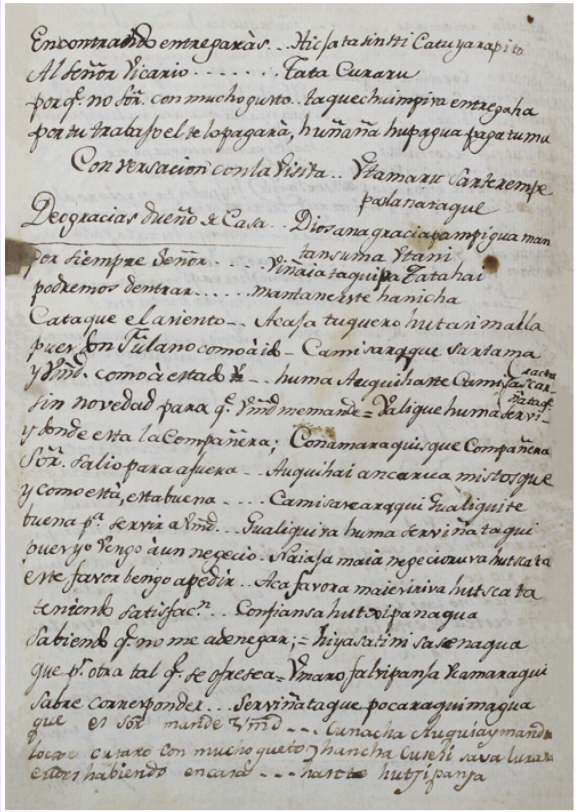
#> input picture texto.png, 576 x 812 px
$ jupyter execute --allow-errors proyecto.ipynb   (older library calls are emulated)
#> lines starting #> are read from the running program, lines starting #| are printed output that depends on the picture; after the words box and inside, x2 and y2 are one past the last pixel; in counts of white or black regions, pixels touching at a corner belong together
# Generate Image

[cell 1]
import cv2
import numpy as np
import matplotlib.pyplot as plt

image_path = "./texto.png"
img = cv2.imread(image_path, cv2.IMREAD_GRAYSCALE)
#> img: shape (812, 576); min 23, max 255, mean 181.3

if img is not None:
    laplacian = cv2.Laplacian(img, cv2.CV_64F)
    laplacian = np.uint8(np.absolute(laplacian))
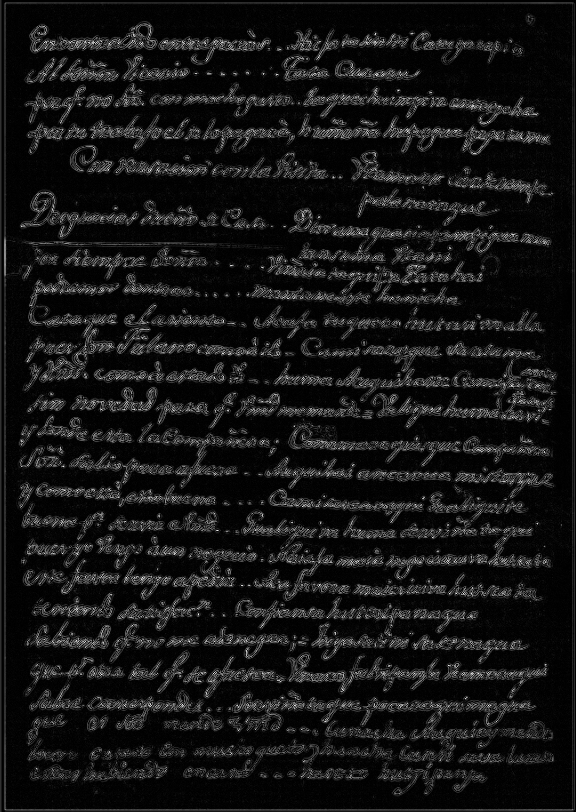
#> laplacian: shape (812, 576); min 0, max 255, mean 20.8

    fig, axes = plt.subplots(1, 2, figsize=(10, 5))

    axes[0].imshow(img, cmap='gray')
    axes[0].set_title("Imagen Original")
    axes[0].axis('off')

    axes[1].imshow(laplacian, cmap='gray')
    axes[1].set_title("Filtro Laplaciano Aplicado")
    axes[1].axis('off')

    plt.tight_layout()
    plt.show()
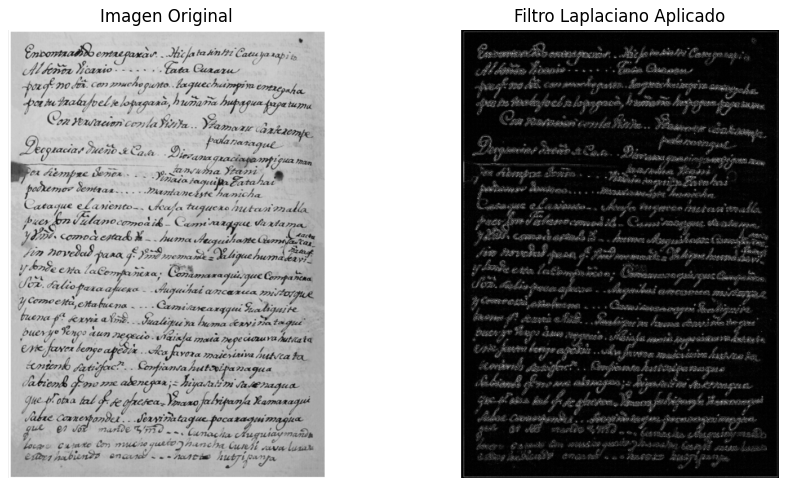
#> figure drawn by matplotlib, 2 panels
else:
    print("Error: No se pudo cargar la imagen.")

### Cargar imagen en escala de grises

[cell 2]
if img is not None:
    # Aplicar filtro Gaussiano para reducir ruido antes de Otsu
    blurred = cv2.GaussianBlur(img, (5, 5), 0)
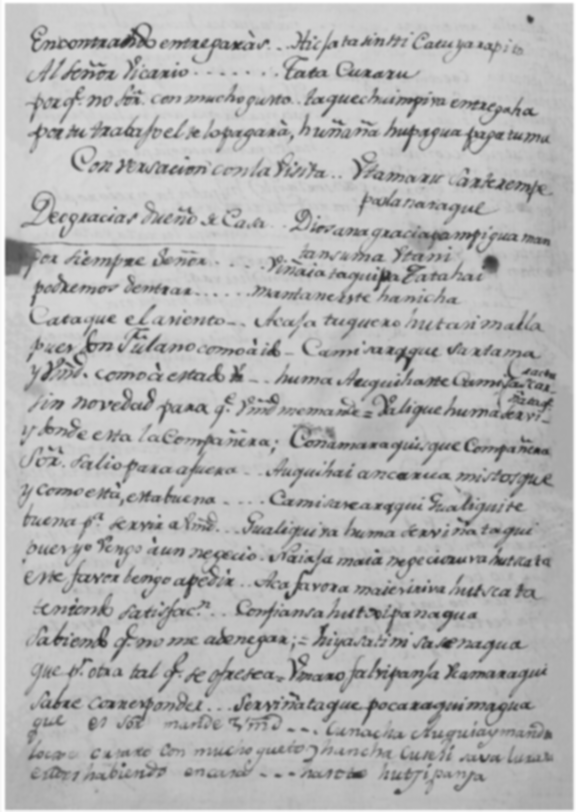
#> blurred: shape (812, 576); min 35, max 255, mean 181.3

    # Aplicar binarización Otsu
    _, binary_img = cv2.threshold(blurred, 0, 255, cv2.THRESH_BINARY + cv2.THRESH_OTSU)
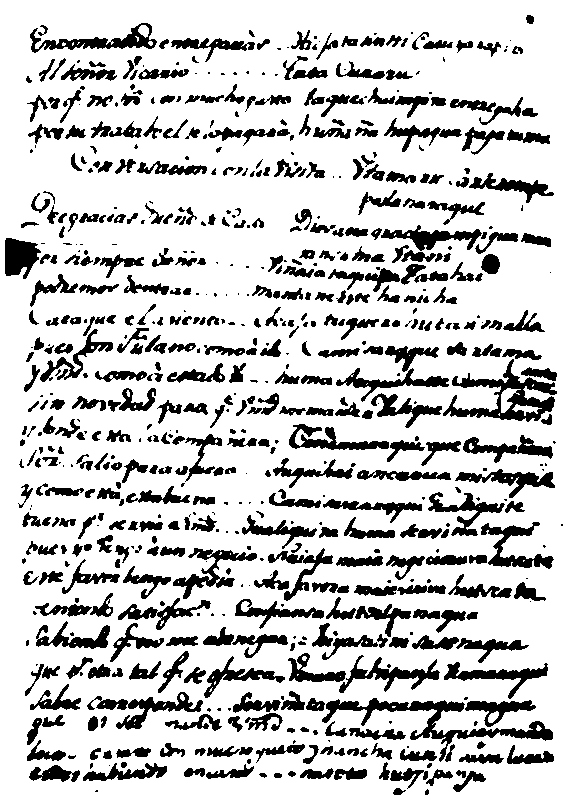
#> binary_img: shape (812, 576); 80.2% white; 680 black regions (214 under 20 px), largest, box (x1, y1, x2, y2) and area: (322, 698, 553, 762) 2643, (443, 359, 557, 422) 2368, (87, 692, 203, 730) 1276

    # Aplicar filtro Laplaciano a la imagen binarizada
    laplacian = cv2.Laplacian(binary_img, cv2.CV_64F)
    laplacian = np.uint8(np.absolute(laplacian))
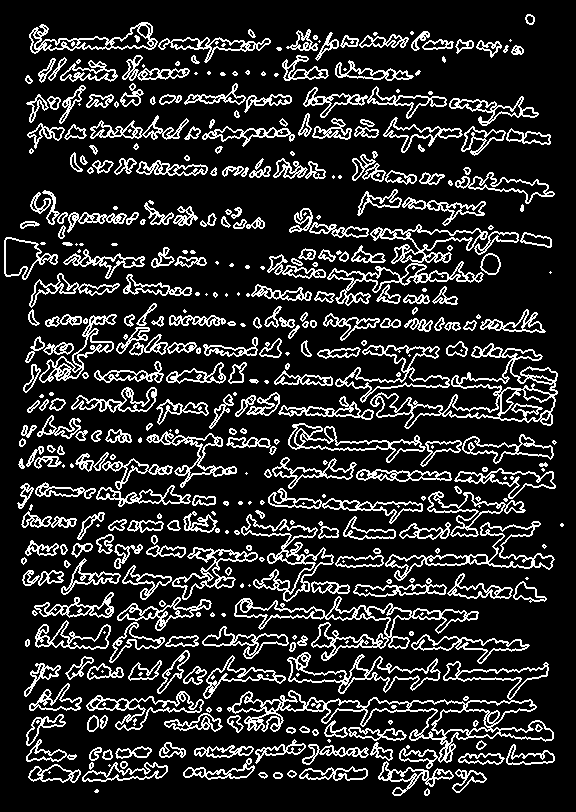
#> laplacian: shape (812, 576); min 0, max 255, mean 41.7

    # Crear figura con subgráficos
    fig, axes = plt.subplots(1, 3, figsize=(15, 5))  # 3 columnas: Original, Binarizada y Laplaciana

    # Mostrar imagen original
    axes[0].imshow(img, cmap='gray')
    axes[0].set_title("Imagen Original")
    axes[0].axis('off')

    # Mostrar imagen binarizada con Otsu
    axes[1].imshow(binary_img, cmap='gray')
    axes[1].set_title("Binarización Otsu")
    axes[1].axis('off')

    # Mostrar imagen con filtro Laplaciano
    axes[2].imshow(laplacian, cmap='gray')
    axes[2].set_title("Filtro Laplaciano Aplicado")
    axes[2].axis('off')

    plt.tight_layout()
    plt.show()

else:
    print("Error: No se pudo cargar la imagen.")

[cell 3]
if img is not None:
    blurred = cv2.GaussianBlur(img, (5, 5), 0)

    _, binary_img = cv2.threshold(blurred, 0, 255, cv2.THRESH_BINARY + cv2.THRESH_OTSU)

    normalized_img = binary_img.astype(np.float32) / 255.0

    laplacian_input = (normalized_img * 255).astype(np.uint8)

    laplacian = cv2.Laplacian(laplacian_input, cv2.CV_64F)
    laplacian = np.uint8(np.absolute(laplacian))

    fig, axes = plt.subplots(1, 4, figsize=(20, 5))

    axes[0].imshow(img, cmap='gray')
    axes[0].set_title("Imagen Original")
    axes[0].axis('off')

    axes[1].imshow(binary_img, cmap='gray')
    axes[1].set_title("Binarización Otsu")
    axes[1].axis('off')

    axes[2].imshow(normalized_img, cmap='gray')
    axes[2].set_title("Imagen Normalizada [0,1]")
    axes[2].axis('off')

    axes[3].imshow(laplacian, cmap='gray')
    axes[3].set_title("Filtro Laplaciano Aplicado")
    axes[3].axis('off')

    plt.tight_layout()
    plt.show()
#> `img = cv2.resize(img, (128, 128))`:
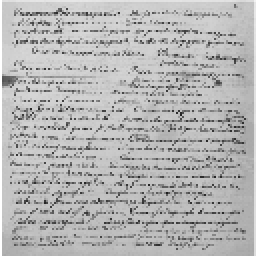
#> img: shape (128, 128) (shown 2 times larger); min 30, max 255, mean 180.9
#> `blurred = cv2.GaussianBlur(img, (5, 5), 0)`:
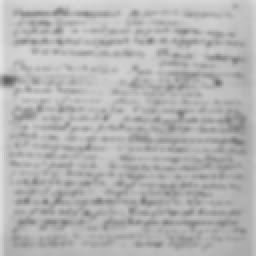
#> blurred: shape (128, 128) (shown 2 times larger); min 96, max 226, mean 180.6
#> `_, binary_img = cv2.threshold(blurred, 0, 255, cv2.THRESH_BINARY + cv2..`:
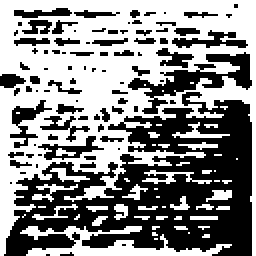
#> binary_img: shape (128, 128) (shown 2 times larger); 53.8% white; 87 black regions (62 under 20 px), largest, box (x1, y1, x2, y2) and area: (2, 46, 126, 128) 5233, (64, 26, 126, 57) 588, (5, 50, 26, 74) 164
#> `laplacian = cv2.Laplacian(laplacian_input, cv2.CV_64F)`:
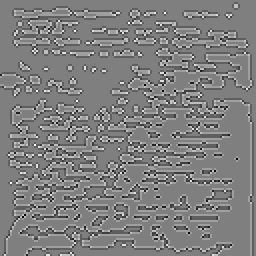
#> laplacian: shape (128, 128) float64 (shown 2 times larger); min -1020, max 1020, mean 0.2; drawn with min black and max white
#> `laplacian = np.uint8(np.absolute(laplacian)) / 255.0`:
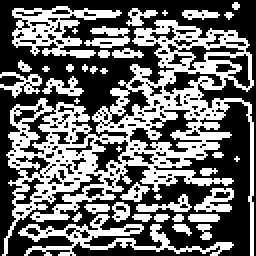
#> laplacian: shape (128, 128) float64 (shown 2 times larger); min 0, max 1, mean 0.429

else:
    print("Error: No se pudo cargar la imagen.")

### Preprocesamiento

#> (a cell that did not finish here is left out)
